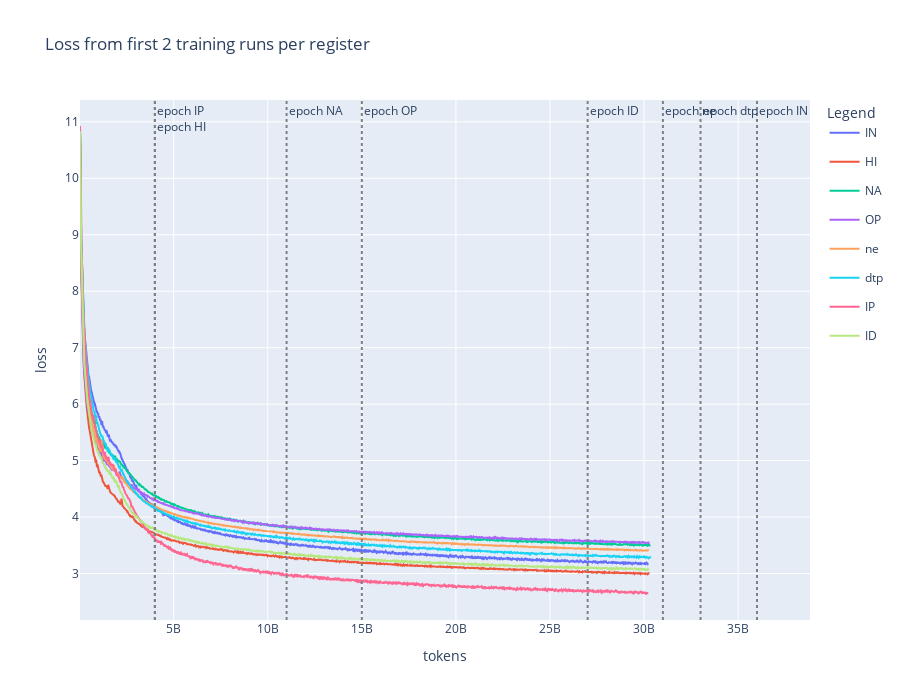

The cell this chart's notebook holds for it:
### Code cell
epoch_sizes = {"HI": 4e9, "ID":27e9, "IN":36e9, "IP":4e9, "NA":11e9, "OP":15e9, "ne":31e9, "dtp":33e9}
fig = go.Figure()
key="tokens"

for group in ordered_files:
    dfs = []
    for file in group:
        df = pd.read_csv(file, sep='\t', skipfooter=3)
        df = df.apply(pd.to_numeric)
        dfs.append(df)
        register = file.split("/")[1].split("_")[0] #file.replace('.tsv', '')  # Add a 'Parameter' column with the filename as the value
    df = pd.concat(dfs)
    fig.add_trace(go.Scatter(
                x=df[key],
                y=df["loss"],
                mode='lines',
                name=f'{register}',
                legendgroup=f'{register}'
                )
            )
    fig.add_vline(x=epoch_sizes[register], line_dash="dot", line_color="gray", annotation_text=f"epoch {register}", legendgroup=f'{register}')

fig.update_layout(
        title=f"Loss from first {len(ordered_files[0])} training runs per register",
        xaxis_title=key,
        yaxis_title="loss",
        legend_title="Legend",
        height=700
    )

#move HI annotation lower because it clashes with IP
fig.update_layout(annotations=[{**a, **{"y":.97}} if "HI" in a["text"] else {**a} for a in fig.to_dict()["layout"]["annotations"] ])
    
fig.show()

### Figure 1 — Plotly figure (JSON) as saved in the notebook; plotly's stock layout.template omitted (floating-point values rounded to 4 significant figures; data arrays with more than 128 entries replaced by an {"elided": "..."} marker saying what was removed)
{"data": [{"legendgroup": "IN", "mode": "lines", "name": "IN", "type": "scatter", "x": {"elided": "1480 int values"}, "y": {"elided": "1480 float values"}}, {"legendgroup": "HI", "mode": "lines", "name": "HI", "type": "scatter", "x": {"elided": "1493 int values"}, "y": {"elided": "1493 float values"}}, {"legendgroup": "NA", "mode": "lines", "name": "NA", "type": "scatter", "x": {"elided": "1486 int values"}, "y": {"elided": "1486 float values"}}, {"legendgroup": "OP", "mode": "lines", "name": "OP", "type": "scatter", "x": {"elided": "1483 int values"}, "y": {"elided": "1483 float values"}}, {"legendgroup": "ne", "mode": "lines", "name": "ne", "type": "scatter", "x": {"elided": "1483 int values"}, "y": {"elided": "1483 float values"}}, {"legendgroup": "dtp", "mode": "lines", "name": "dtp", "type": "scatter", "x": {"elided": "1487 int values"}, "y": {"elided": "1487 float values"}}, {"legendgroup": "IP", "mode": "lines", "name": "IP", "type": "scatter", "x": {"elided": "1491 int values"}, "y": {"elided": "1491 float values"}}, {"legendgroup": "ID", "mode": "lines", "name": "ID", "type": "scatter", "x": {"elided": "1488 int values"}, "y": {"elided": "1488 float values"}}], "layout": {"annotations": [{"showarrow": false, "text": "epoch IN", "x": 36000000000, "xanchor": "left", "xref": "x", "y": 1, "yanchor": "top", "yref": "y domain"}, {"showarrow": false, "text": "epoch HI", "x": 4000000000, "xanchor": "left", "xref": "x", "y": 0.97, "yanchor": "top", "yref": "y domain"}, {"showarrow": false, "text": "epoch NA", "x": 11000000000, "xanchor": "left", "xref": "x", "y": 1, "yanchor": "top", "yref": "y domain"}, {"showarrow": false, "text": "epoch OP", "x": 15000000000, "xanchor": "left", "xref": "x", "y": 1, "yanchor": "top", "yref": "y domain"}, {"showarrow": false, "text": "epoch ne", "x": 31000000000, "xanchor": "left", "xref": "x", "y": 1, "yanchor": "top", "yref": "y domain"}, {"showarrow": false, "text": "epoch dtp", "x": 33000000000, "xanchor": "left", "xref": "x", "y": 1, "yanchor": "top", "yref": "y domain"}, {"showarrow": false, "text": "epoch IP", "x": 4000000000, "xanchor": "left", "xref": "x", "y": 1, "yanchor": "top", "yref": "y domain"}, {"showarrow": false, "text": "epoch ID", "x": 27000000000, "xanchor": "left", "xref": "x", "y": 1, "yanchor": "top", "yref": "y domain"}], "height": 700, "legend": {"title": {"text": "Legend"}}, "shapes": [{"legendgroup": "IN", "line": {"color": "gray", "dash": "dot"}, "type": "line", "x0": 36000000000, "x1": 36000000000, "xref": "x", "y0": 0, "y1": 1, "yref": "y domain"}, {"legendgroup": "HI", "line": {"color": "gray", "dash": "dot"}, "type": "line", "x0": 4000000000, "x1": 4000000000, "xref": "x", "y0": 0, "y1": 1, "yref": "y domain"}, {"legendgroup": "NA", "line": {"color": "gray", "dash": "dot"}, "type": "line", "x0": 11000000000, "x1": 11000000000, "xref": "x", "y0": 0, "y1": 1, "yref": "y domain"}, {"legendgroup": "OP", "line": {"color": "gray", "dash": "dot"}, "type": "line", "x0": 15000000000, "x1": 15000000000, "xref": "x", "y0": 0, "y1": 1, "yref": "y domain"}, {"legendgroup": "ne", "line": {"color": "gray", "dash": "dot"}, "type": "line", "x0": 31000000000, "x1": 31000000000, "xref": "x", "y0": 0, "y1": 1, "yref": "y domain"}, {"legendgroup": "dtp", "line": {"color": "gray", "dash": "dot"}, "type": "line", "x0": 33000000000, "x1": 33000000000, "xref": "x", "y0": 0, "y1": 1, "yref": "y domain"}, {"legendgroup": "IP", "line": {"color": "gray", "dash": "dot"}, "type": "line", "x0": 4000000000, "x1": 4000000000, "xref": "x", "y0": 0, "y1": 1, "yref": "y domain"}, {"legendgroup": "ID", "line": {"color": "gray", "dash": "dot"}, "type": "line", "x0": 27000000000, "x1": 27000000000, "xref": "x", "y0": 0, "y1": 1, "yref": "y domain"}], "title": {"text": "Loss from first 2 training runs per register"}, "xaxis": {"title": {"text": "tokens"}}, "yaxis": {"title": {"text": "loss"}}}}
